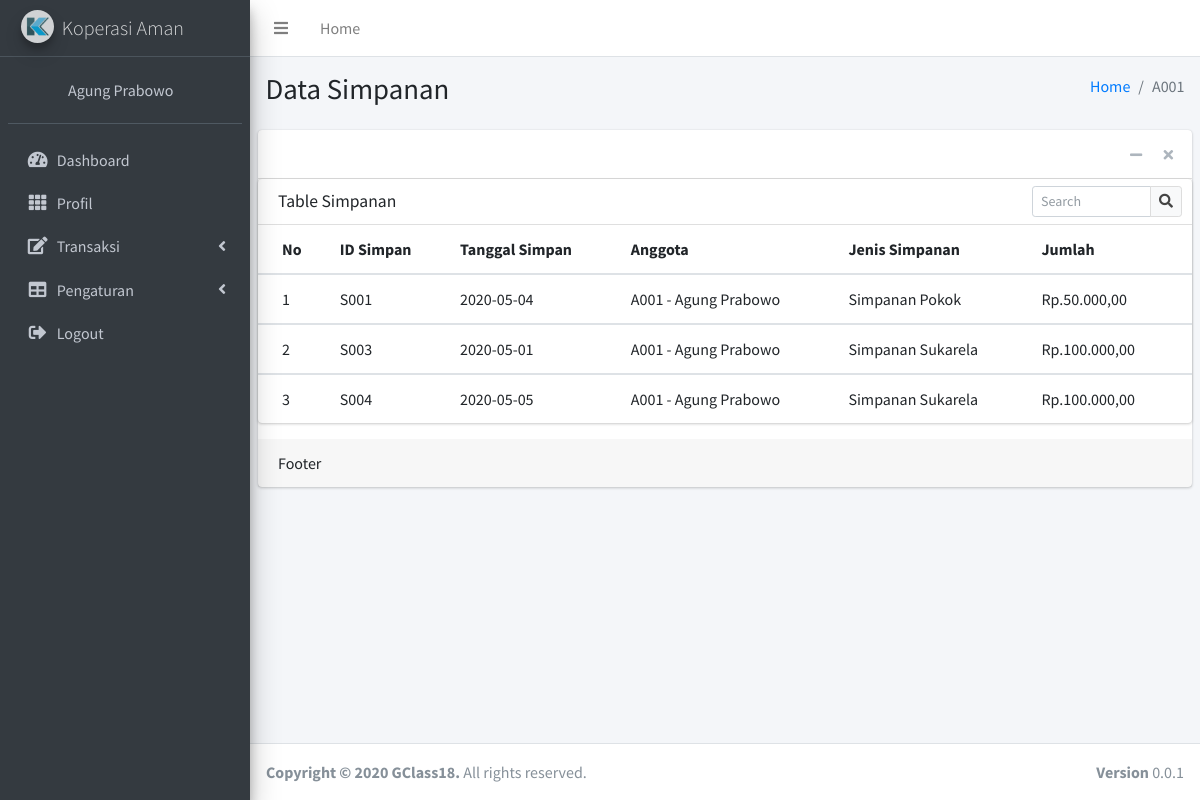
Screenshot of /anggota/simpanan.php (signed in) with the database file from the repository.
### tables this page shows
CREATE TABLE `simpanan` (
  `id_simpanan` varchar(30) NOT NULL,
  `tgl_simpan` date NOT NULL,
  `id_anggota` varchar(30) NOT NULL,
  `id_jenis` varchar(20) NOT NULL,
  `jumlah` float(32,0) NOT NULL
);

CREATE TABLE `anggota` (
  `id_anggota` varchar(30) NOT NULL,
  `nama_lengkap` varchar(50) NOT NULL,
  `nik` int(30) NOT NULL,
  `jk` enum('laki laki','perempuan') NOT NULL,
  `tempat_lahir` varchar(20) NOT NULL,
  `tgl_lahir` date NOT NULL,
  `alamat` text NOT NULL,
  `agama` varchar(10) NOT NULL,
  `no_hp` varchar(13) NOT NULL,
  `email` varchar(30) NOT NULL,
  `pekerjaan` varchar(30) NOT NULL,
  `saldo` int(30) DEFAULT NULL
);

CREATE TABLE `jenis_simpanan` (
  `id_jenis_simpanan` varchar(30) NOT NULL,
  `nama_simpanan` varchar(50) NOT NULL,
  `jumlah` int(30) NOT NULL
);

### anggota/simpanan.php (the view, shortened to what this page needs)
<?php
include'../proteksi.php';
include('template/header.php');
?>
<div class="content-wrapper">
    <section class="content-header">
        <div class="container-fluid">
            <div class="row mb-2">
                <div class="col-sm-6">
                    <h1>Data Simpanan</h1>
                </div>
                <div class="col-sm-6">
                    <ol class="breadcrumb float-sm-right">
                    <li class="breadcrumb-item"><a href="#">Home</a></li>
                    <li class="breadcrumb-item active"><?php echo $_SESSION['username']['id']; ?></li>
                    </ol>
                </div>
            </div>
        </div>
    </section>
    <section class="content">
        <div class="card">
            <div class="card-header">
                <div class="card-tools">
                    <button type="button" class="btn btn-tool" data-card-widget="collapse" data-toggle="tooltip" title="Collapse">
                    <i class="fas fa-minus"></i></button>
                    <button type="button" class="btn btn-tool" data-card-widget="remove" data-toggle="tooltip" title="Remove">
                    <i class="fas fa-times"></i></button>
                </div>
            </div>
            <div class="row">
              <div class="col-12">
                <div class="card">
                  <div class="card-header">
                    <h3 class="card-title">Table Simpanan</h3>
                    <div class="card-tools">
                      <form class="" action="" method="post">
                      <div class="input-group input-group-sm" style="width: 150px;">
                        <input type="text" name="search" class="form-control float-right" placeholder="Search">
                        <div class="input-group-append">
                          <button type="submit" class="btn btn-default"><i class="fas fa-search"></i></button>
                        </div>
                      </div>
                    </form>
                    </div>
                  </div>
                  <div class="card-body table-responsive p-0">
                    <table class="table table-hover text-nowrap">
                      <thead>
                        <tr>
                          <th>No</th>
                          <th>ID Simpan</th>
                          <th>Tanggal Simpan</th>
                          <th>Anggota</th>
                          <th>Jenis Simpanan</th>
                          <th>Jumlah</th>
                        </tr>
                      </thead>
                      <?php
                      if(isset($_POST['search'])){
                        $param = $_POST['search'];
                        $asd = $koneksi->prepare("SELECT * FROM simpanan WHERE id_simpanan LIKE :1 OR id_anggota LIKE :1 ");
                        $asd->bindParam(':1', $param);
                        $asd->execute();
                      }else{
                      $metode = $_SESSION['username']['id'];
                      $asd = $koneksi -> prepare("SELECT * FROM simpanan WHERE id_anggota = '$metode'");
                      $asd -> execute(array($metode));
                    }
                      $i = 1;
                      while($data = $asd -> fetch()){
                        $id = $data['id_anggota'];
                        $id2 = $data['id_jenis'];
                        $kat = $koneksi -> prepare("SELECT * FROM anggota WHERE id_anggota = :id");
                        $kat2 = $koneksi -> prepare("SELECT * FROM jenis_simpanan WHERE id_jenis_simpanan = :id2");
                        $kat -> bindParam(':id', $id);
                        $kat2 -> bindParam(':id2', $id2);
                        $kat -> execute();
                        $kat2 -> execute();
                        $hasil = $kat -> fetch();
                        $hasil2 = $kat2 -> fetch();
                      ?>
                      <tbody>
                        <tr>
                          <td><?php echo $i; ?></td>
                          <td><?php echo $data['id_simpanan']; ?></td>
                          <td><?php echo $data['tgl_simpan']; ?></td>
                          <td><?php echo $data['id_anggota']." - ".$hasil['nama_lengkap']; ?></td>
                          <td><?php echo $hasil2['nama_simpanan']; ?></td>
                          <td><?php echo "Rp.".number_format($data['jumlah'],2,",","."); ?></td>
                        </tr>
                      </tbody>
                      <?php $i++; } ?>
                    </table>
                  </div>
                </div>
              </div>
            </div>
            <div class="card-footer">
            Footer
            </div>
        </div>
    </section>
</div>
<?php
include('template/footer.php');
?>

### rows the page displays
simpanan: id_simpanan "S001", tgl_simpan "2020-05-04", id_anggota "A001", id_anggota.nama_lengkap "Agung Prabowo", jenis_simpanan.nama_simpanan "Simpanan Pokok", jumlah "50.000,00"
simpanan: id_simpanan "S003", tgl_simpan "2020-05-01", id_anggota "A001", id_anggota.nama_lengkap "Agung Prabowo", jenis_simpanan.nama_simpanan "Simpanan Sukarela", jumlah "100.000,00"
simpanan: id_simpanan "S004", tgl_simpan "2020-05-05", id_anggota "A001", id_anggota.nama_lengkap "Agung Prabowo", jenis_simpanan.nama_simpanan "Simpanan Sukarela", jumlah "100.000,00"

### other values shown
$_SESSION['username']['nama'] "Agung Prabowo"
$_SESSION['username']['id'] "A001"
